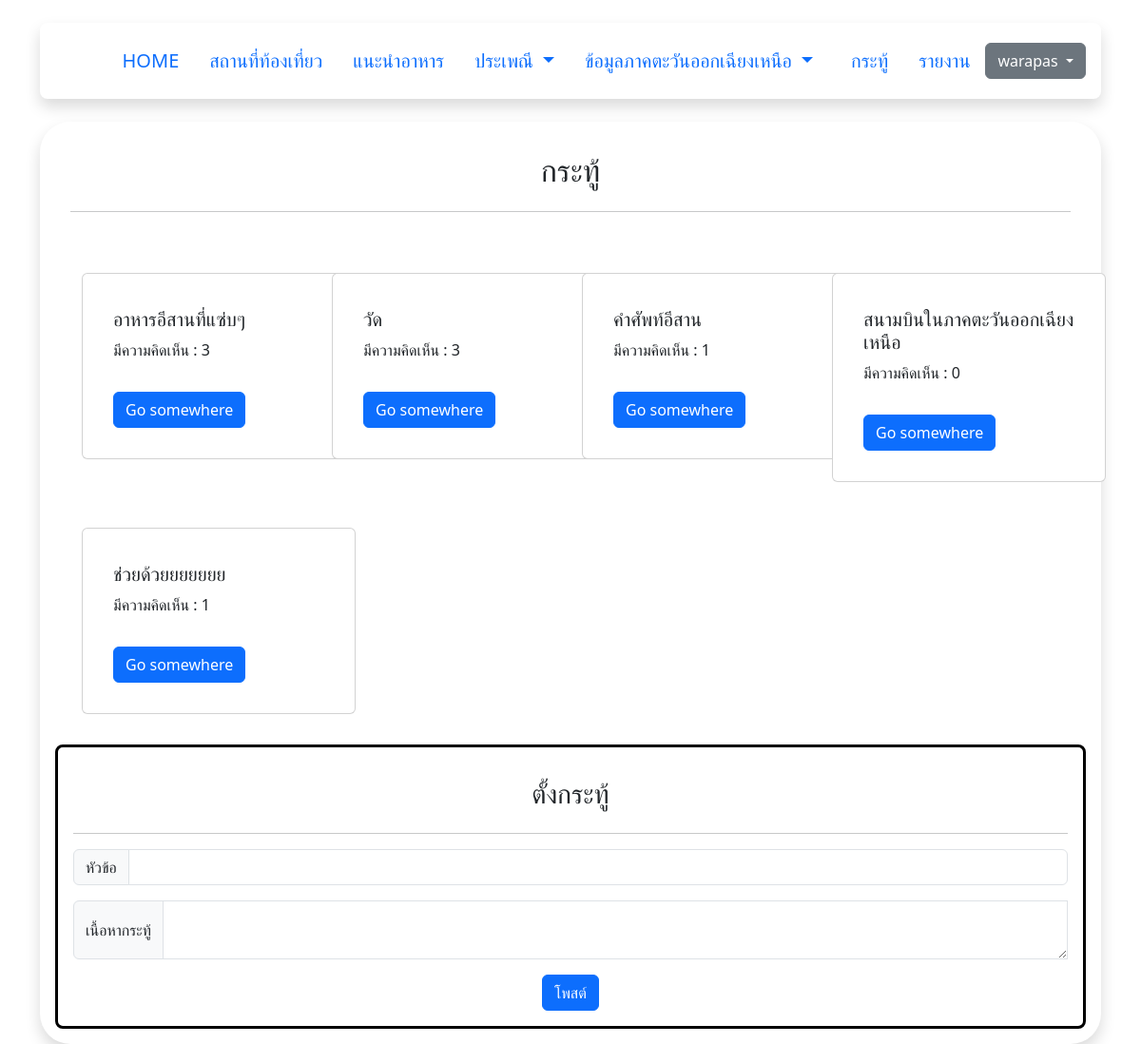
Page /Wed/topics.php (signed in) on the committed database.
### tables this page shows
CREATE TABLE `topics` (
  `topic_id` int(11) NOT NULL,
  `id_user` int(11) DEFAULT NULL,
  `topic` varchar(255) DEFAULT NULL,
  `topic_content` longtext NOT NULL,
  `date_time` varchar(255) DEFAULT NULL
);

### Wed/topics.php (the view, shortened to what this page needs)
<?php
require('server.php');
?>
<!DOCTYPE html>
<html lang="en">
<head>
    <link href="https://cdn.jsdelivr.net/npm/bootstrap@5.3.2/dist/css/bootstrap.min.css" rel="stylesheet">
</head>
<body  class=" container justify-content-center d-block ">
<?php require('nav.php'); ?>
<div class="container shadow  rounded-5 justify-content-center  d-block  mt-4 p-3   ">
    <div class="constant  p-3  ">
            <div class="mb-2 justify-content-center   d-flex ">
                <h2>กระทู้</h2>
            </div>
            <hr>
            <div class="container">
                <div class="row">
                    <?php
                    $query = "SELECT * FROM topics";
                    $sum2 = mysqli_query($conn,$query );
                    while($row = mysqli_fetch_assoc($sum2)){ ?>
                        <div class="col-lg-3 ">
                            <div class="card mt-5 p-3 " style="width: 18rem;">
                                <div class="card-body  "><?php $id_9=$row['topic_id']; $test1 ="SELECT * FROM comments WHERE topic_id = $id_9"; $u= mysqli_query($conn,$test1 );$countcom = $u->num_rows;?>
                                    <h5 class="card-title mt-1 "><?php  echo $row['topic'] ?></h5>
                                    <p class="card-text">มีความคิดเห็น : <?php ; echo $countcom; ?></p>
                                    <a class="btn btn-primary mt-3" href="topicscom.php?id=<?php echo $row['topic_id']  ?>">Go somewhere</a>
                                </div>
                            </div>
                        </div>
                    <?php } ?>
                </div>
            </div>
    </div>
    <div class=" constant border border-black  border-3 rounded-3 p-3 mt-3 d-block  ">
        <div class="mt-3 justify-content-center d-flex ">
            <h3>ตั้งกระทู้</h3>
        </div>
         <hr>
        <?php if(!isset($_SESSION['username'])){ ?>
            <div class="mt-3 justify-content-center d-block  ">
                <div class="justify-content-center d-flex ">
                    <h2>กรุณาเข้าสู่ระบบก่อนตั้งกระทู้</h2>
                </div>
                <div class="mt-3 justify-content-center d-flex">
                     <form method="post" action="login.php" >
                    <button type="submit" class="btn btn-primary">เข้าสู่ระบบ</button>
                    </form>
                    <form method="post" action="register.php" >
                    <button type="submit" class="btn btn-primary"> สมัครสมาชิก</button>
                    </form>
                </div>
            </div>
            <?php } else { ?>
            <form action="topic_process.php" method="post">
            <div class="input-group justify-content-center d-flex mb-3 ">
                <span class="input-group-text">หัวข้อ</span>
                <input class="form-control" type="text"name="topic">
            </div>
            <div class="input-group justify-content-center d-flex">
                <span class="input-group-text">เนื้อหากระทู้</span>
                <textarea class="form-control" aria-label="topiccontent" name="topiccon" ></textarea>
            </div>
            <div class="mt-3 justify-content-center d-flex ">
                <button type="submit" class="btn btn-primary">โพสต์</button>
            </div>
            </form>
            <?php } ?>
    </div>
</div>
</body>
</html>

### rows in the picture
topics: topic "อาหารอีสานที่แซ่บๆ", countcom "3"
topics: topic "วัด", countcom "3"
topics: topic "คำศัพท์อีสาน", countcom "1"
topics: topic "สนามบินในภาคตะวันออกเฉียงเหนือ", countcom "0"
topics: topic "ช่วยด้วยยยยยยย", countcom "1"

### other values in the picture
$_SESSION['username'] "warapas"
